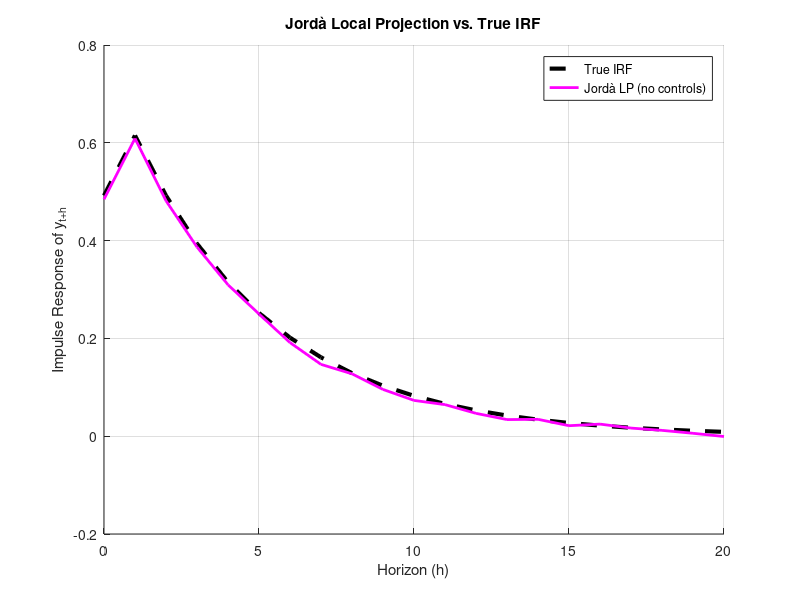

Here is the MATLAB script that generated this plot:
clear all

% Parameters from previous solutions
a = 0; %0.701502; % 1.43991; 
b = 0.615; %0.262662; % -1.70648; 
c = 0.492; %0.885;
d = 0.115;  % Not used here since eta_t = 0
rho = 0.8;
T = 600; % I will burn the first 100
N_sim = 500;

rng(456,'twister');
%rng(123456,'twister');


H = 20;  % horizon
IRF_LP = zeros(H+1, N_sim);

% Standard deviations (set so that Var(ΔM) = Var(η))
sigma_eta = 0.007;
sigma_eps = 0.00066;

for s = 1:N_sim
    % Simulate shocks
    eta = sigma_eta * randn(T+H+1, 1);
    %eta = zeros(T+H+1,1);
    eps = sigma_eps * randn(T+H+1, 1);

    % Simulate ΔM and y
    deltaM = zeros(T+H+1,1);
    y = zeros(T+H+1,1);

    for t = 2:T+H+1
        deltaM(t) = rho * deltaM(t-1) + eps(t);
        y(t) = a * y(t-1) + b * deltaM(t-1) + c * eps(t) + d * eta(t);
    end

    % Local projections for each horizon h
    for h = 0:H
        % Left-hand side: y_{t+h}
        Y_h = y((1+h):(T+h));
        % Right-hand side: ε_t
        X = [ones(T,1), eps(1:T)];
        b_lp = pinv(X)*Y_h;
        IRF_LP(h+1, s) = b_lp(2);  % β_h
    end
end

% Median impulse response
median_LP = median(IRF_LP, 2);

% --- Compute true impulse response ---
horizon = 21; 
true_irf = zeros(horizon,1);
deltaM = zeros(horizon,1);
eps_irf = zeros(horizon,1); eps_irf(1) = 1; % for Jorda shock has to be 1

for t = 1:horizon
    if t == 1
        deltaM(t) = eps_irf(t);
        true_irf(t) = c * eps_irf(t);
    else
        deltaM(t) = rho * deltaM(t-1) + eps_irf(t);
        true_irf(t) = a * true_irf(t-1) + b * deltaM(t-1) + c * eps_irf(t);
    end
end

% Plot comparison
figure; hold on;
plot(0:H, true_irf(1:H+1), 'k--', 'LineWidth', 3);
plot(0:H, median_LP, 'm-', 'LineWidth', 2);
legend('True IRF', 'Jordà LP (no controls)', 'Location', 'NorthEast');
xlabel('Horizon (h)');
ylabel('Impulse Response of y_{t+h}');
title('Jordà Local Projection vs. True IRF');
grid on;

% Save figure
saveas(gcf, 'out/5_IRF_Jorda_y.png');
